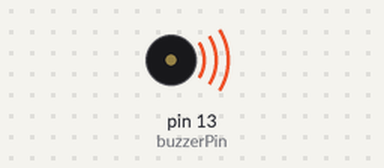
A sketch run on a simulated Arduino Uno, built with avr-gcc and run on an emulated ATmega328P. On the bench: buzzer (waves = sounding).

Above: at 0.12 s.
At 30.61 s:
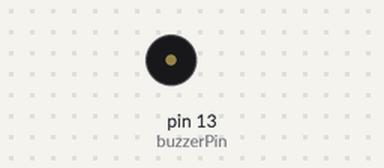
Timing chart, 0 to 31.5 s (numbered marks = the images above):
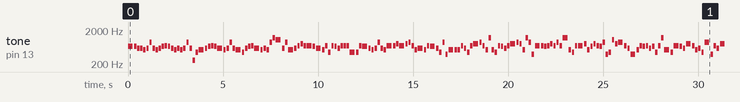

Measured:
- by itself, tone on pin 13 (buzzerPin): plays 659 Hz for 0.25 s, 659 Hz for 0.13 s, 587 Hz for 0.13 s, 587 Hz for 0.13 s, 523 Hz for 0.13 s, 587 Hz for 0.13 s … (657 notes in this stretch)

The sketch:

AnamanaguchiHatsuneMiku.ino
```cpp
#include "pitches.h"

// Pin del buzzer
const int buzzerPin = 13;

// Notas de la canción
int melody[] = {
  // Parte 1
  NOTE_E5, NOTE_E5, NOTE_D5, NOTE_D5, NOTE_C5, NOTE_D5, NOTE_A5, NOTE_D5, NOTE_C5, NOTE_D5,
  NOTE_E5, NOTE_F5, NOTE_E5, NOTE_D5, NOTE_C5, NOTE_D5, NOTE_C5, NOTE_D5, NOTE_A5, NOTE_D5,
  NOTE_C4, NOTE_A4, NOTE_C5, NOTE_D5, NOTE_E5, NOTE_F5, NOTE_E5, NOTE_D5, NOTE_C5, NOTE_D5,
  NOTE_A5, NOTE_D5, NOTE_C5, NOTE_A4, NOTE_D5, NOTE_E5, NOTE_F5, NOTE_D5, NOTE_C5, NOTE_D5,
  NOTE_C5, NOTE_A5, NOTE_D6, NOTE_C6, NOTE_D5, NOTE_A5, NOTE_C5, NOTE_D5, NOTE_F5, NOTE_G5,
  NOTE_F5, NOTE_F5, NOTE_E5, NOTE_D5, NOTE_C5, NOTE_F5, NOTE_A4, NOTE_F5, NOTE_E5, NOTE_D5,
  NOTE_F5, NOTE_F5, NOTE_F5, NOTE_A4, NOTE_A4, NOTE_F5, NOTE_E5, NOTE_D5, NOTE_C5, NOTE_D5,
  NOTE_A5, NOTE_D5, NOTE_C5, NOTE_F5, NOTE_F5, NOTE_G5, NOTE_F5, NOTE_G5, NOTE_A5, NOTE_F5,
  NOTE_C5, NOTE_D5, NOTE_C5, NOTE_F5, NOTE_E5, NOTE_D5, NOTE_A4, NOTE_A5, NOTE_G4, NOTE_C5,

  // Parte 2
  NOTE_C5, NOTE_C5, NOTE_F5, NOTE_D5, NOTE_A4, NOTE_F5, NOTE_G5, NOTE_A5, NOTE_F5, NOTE_C5,
  NOTE_D6, NOTE_C5, NOTE_A4, NOTE_F5, NOTE_E5, NOTE_D5, NOTE_F5, NOTE_G5, NOTE_A5, NOTE_G5,
  NOTE_C5, NOTE_D6, NOTE_A5, NOTE_G4, NOTE_F5, NOTE_F5, NOTE_E5, NOTE_F5, NOTE_G5, NOTE_F5,
  NOTE_A5, NOTE_F5, NOTE_D6, NOTE_C5, NOTE_A4, NOTE_F5, NOTE_F5, NOTE_G5, NOTE_C5, NOTE_E5,
  NOTE_G5, NOTE_F5, NOTE_E5, NOTE_A5, NOTE_G4, NOTE_A4, NOTE_C6, NOTE_G5, NOTE_A5, NOTE_F5,
  NOTE_D5, NOTE_G4, NOTE_C5, NOTE_F5, NOTE_E5, NOTE_F5, NOTE_D5, NOTE_E5, NOTE_A4, NOTE_F5,
  NOTE_D6, NOTE_C5, NOTE_A4, NOTE_F5, NOTE_E5, NOTE_D5, NOTE_G5, NOTE_F5, NOTE_C5, NOTE_D5,
  NOTE_A4, NOTE_A5, NOTE_G4, NOTE_F5, NOTE_D5, NOTE_G5, NOTE_C5, NOTE_D5, NOTE_E5, NOTE_F5,
  NOTE_A4, NOTE_C5, NOTE_D6, NOTE_G5, NOTE_F5, NOTE_C5, NOTE_D6, NOTE_G5, NOTE_F5, NOTE_E5,

  // Parte 3
  NOTE_D5, NOTE_F5, NOTE_A5, NOTE_G4, NOTE_C6, NOTE_F5, NOTE_D5, NOTE_G5, NOTE_E5, NOTE_F5,
  NOTE_D5, NOTE_G5, NOTE_F5, NOTE_A4, NOTE_D5, NOTE_C5, NOTE_F5, NOTE_A5, NOTE_D5, NOTE_G4,
  NOTE_F5, NOTE_D5, NOTE_C6, NOTE_F5, NOTE_E5, NOTE_G5, NOTE_F5, NOTE_A5, NOTE_D6, NOTE_C5,
  NOTE_A4, NOTE_F5, NOTE_D5, NOTE_E5, NOTE_F5, NOTE_G5, NOTE_A5, NOTE_D5, NOTE_F5, NOTE_E5,
  NOTE_A5, NOTE_F5, NOTE_C5, NOTE_D6, NOTE_G5, NOTE_F5, NOTE_C5, NOTE_D6, NOTE_G5, NOTE_F5,
  NOTE_E5, NOTE_D5, NOTE_F5, NOTE_A4, NOTE_C5, NOTE_F5, NOTE_D6, NOTE_E5, NOTE_C6, NOTE_F5,
  NOTE_A4, NOTE_G5, NOTE_D5, NOTE_F5, NOTE_C6, NOTE_F5, NOTE_E5, NOTE_G5, NOTE_A5, NOTE_D6,
  NOTE_F5, NOTE_E5, NOTE_G4, NOTE_F5, NOTE_D5, NOTE_A4, NOTE_F5, NOTE_E5, NOTE_A5, NOTE_F5,
  NOTE_C5, NOTE_D6, NOTE_G5, NOTE_F5, NOTE_C5, NOTE_D6, NOTE_G5, NOTE_F5, NOTE_E5, NOTE_D5
};

// Duraciones de las notas (4 = negra, 8 = corchea, etc.)
float noteDurations[] = {
  // Parte 1
  4, 8, 8, 8, 8, 8, 8, 8, 8, 8,
  8, 8, 8, 8, 8, 8, 8, 8, 8, 8,
  8, 8, 4, 8, 8, 8, 8, 4, 8, 8,
  8, 8, 4, 8, 8, 8, 8, 4, 8, 8,
  8, 8, 8, 4, 8, 8, 4, 8, 8, 8,
  8, 4, 8, 4, 8, 8, 8, 8, 8, 8,
  8, 8, 8, 4, 8, 8, 4, 8, 8, 8,
  8, 8, 8, 4, 8, 8, 4, 8, 8, 8,
  8, 4, 8, 8, 4, 8, 8, 8, 8, 4,

  // Parte 2
  8, 8, 8, 8, 8, 8, 4, 8, 8, 8,
  8, 8, 8, 8, 8, 8, 8, 4, 8, 8,
  8, 8, 8, 8, 4, 8, 8, 8, 8, 8,
  8, 8, 4, 8, 8, 8, 4, 8, 8, 8,
  8, 8, 8, 8, 8, 8, 8, 8, 4, 8,
  8, 4, 8, 8, 8, 8, 8, 8, 8, 8,
  8, 4, 8, 4, 8, 8, 4, 8, 8, 8,
  8, 4, 8, 8, 8, 4, 8, 8, 4, 8,
  8, 8, 4, 8, 8, 8, 4, 8, 8, 8,

  // Parte 3
  8, 4, 8, 8, 4, 8, 4, 8, 8, 8,
  8, 8, 4, 8, 8, 8, 8, 8, 4, 8,
  8, 8, 4, 8, 8, 4, 8, 8, 8, 4,
  8, 4, 8, 8, 4, 8, 8, 8, 8, 8,
  8, 8, 4, 8, 8, 8, 8, 4, 8, 8,
  8, 4, 8, 8, 8, 8, 4, 8, 8, 8,
  8,
};

// Función para reproducir la melodía
void playMelody(int *melody, float *noteDurations, int size) {
  for (int thisNote = 0; thisNote < size; thisNote++) {
    // Calcula la duración de la nota
    float duration = 1000 / noteDurations[thisNote];

    // Reproduce la nota en el buzzer conectado al pin 13
    tone(buzzerPin, melody[thisNote], duration);

    // Pausa entre las notas para que sean distinguibles
    float pauseBetweenNotes = duration * 1.30;
    delay(pauseBetweenNotes);

    // Apaga el buzzer antes de la siguiente nota
    noTone(buzzerPin);
  }
}

void setup() {
  pinMode(buzzerPin, OUTPUT);  // Configura el pin del buzzer como salida
}

void loop() {
  int melodySize = sizeof(melody) / sizeof(melody[0]);  // Calcula el tamaño de la melodía
  playMelody(melody, noteDurations, melodySize);        // Llama a la función para reproducir la melodía
  delay(2000);  // Pausa de 2 segundos antes de repetir la melodía
}
```

pitches.h
```cpp
/*************************************************
 * Public Constants
 *************************************************/

#define NOTE_B0  31
#define NOTE_C1  33
#define NOTE_CS1 35
#define NOTE_D1  37
#define NOTE_DS1 39
#define NOTE_E1  41
#define NOTE_F1  44
#define NOTE_FS1 46
#define NOTE_G1  49
#define NOTE_GS1 52
#define NOTE_A1  55
#define NOTE_AS1 58
#define NOTE_B1  62
#define NOTE_C2  65
#define NOTE_CS2 69
#define NOTE_D2  73
#define NOTE_DS2 78
#define NOTE_E2  82
#define NOTE_F2  87
#define NOTE_FS2 93
#define NOTE_G2  98
#define NOTE_GS2 104
#define NOTE_A2  110
#define NOTE_AS2 117
#define NOTE_B2  123
#define NOTE_C3  131
#define NOTE_CS3 139
#define NOTE_D3  147
#define NOTE_DS3 156
#define NOTE_E3  165
#define NOTE_F3  175
#define NOTE_FS3 185
#define NOTE_G3  196
#define NOTE_GS3 208
#define NOTE_A3  220
#define NOTE_AS3 233
#define NOTE_B3  247
#define NOTE_C4  262
#define NOTE_CS4 277
#define NOTE_D4  294
#define NOTE_DS4 311
#define NOTE_E4  330
#define NOTE_F4  349
#define NOTE_FS4 370
#define NOTE_G4  392
#define NOTE_GS4 415
#define NOTE_A4  440
#define NOTE_AS4 466
#define NOTE_B4  494
#define NOTE_C5  523
#define NOTE_CS5 554
#define NOTE_D5  587
#define NOTE_DS5 622
#define NOTE_E5  659
#define NOTE_F5  698
#define NOTE_FS5 740
#define NOTE_G5  784
#define NOTE_GS5 831
#define NOTE_A5  880
#define NOTE_AS5 932
#define NOTE_B5  988
#define NOTE_C6  1047
#define NOTE_CS6 1109
#define NOTE_D6  1175
#define NOTE_DS6 1245
#define NOTE_E6  1319
#define NOTE_F6  1397
#define NOTE_FS6 1480
#define NOTE_G6  1568
#define NOTE_GS6 1661
#define NOTE_A6  1760
#define NOTE_AS6 1865
#define NOTE_B6  1976
#define NOTE_C7  2093
#define NOTE_CS7 2217
#define NOTE_D7  2349
#define NOTE_DS7 2489
#define NOTE_E7  2637
#define NOTE_F7  2794
#define NOTE_FS7 2960
#define NOTE_G7  3136
#define NOTE_GS7 3322
#define NOTE_A7  3520
#define NOTE_AS7 3729
#define NOTE_B7  3951
#define NOTE_C8  4186
#define NOTE_CS8 4435
#define NOTE_D8  4699
#define NOTE_DS8 4978
```
